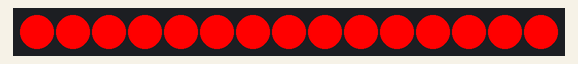
This program was run on a simulated Raspberry Pi Pico running MicroPython. On the bench: 15 RGB LEDs in strip order, left to right.

Above: at 0.1 s.
At 0.6 s:
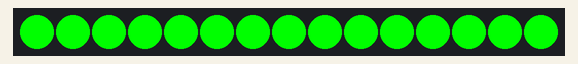
At 1.1 s:
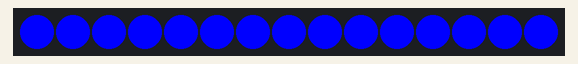
At 1.6 s:
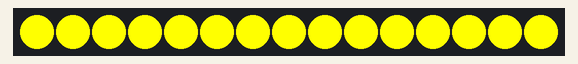
At 2.1 s:
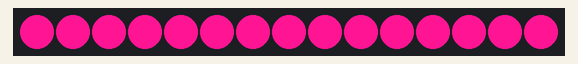

Measured:
- by itself, everything shown: repeats every 2.5 s, in 5 steps
- what the display in image 1 shows lasts 0.5 s, from 0.5 s to 1.0 s

The program:

Day_12a.py
```python
'''
LED strip - lighting LEDs
'''

# Imports
from machine import Pin, ADC
from neopixel import NeoPixel
import time
import random

# Set up Pins
# Button
# Potentiometer

# LED details
num_leds = 15
GPIO_number = 28

# Define the LED pin number and number of LEDs
strand = NeoPixel(Pin(GPIO_number), num_leds)

# Set up colours
red = 255, 0, 0
green = 0,255,0
blue = 0,0,255
yellow = 255,255,0
pink = 255,20,147
off = 0, 0, 0

# colour list
colours = [red, green, blue, yellow, pink]

while True:

    #for led in range(num_leds):
    for colour in colours:

        #r = random.randint(0, 255)
        #g = random.randint(0, 255)
        #b = random.randint(0, 255)

        #strand[led] = (r, g, b)
        strand.fill((colour))

        strand.write()

        time.sleep(0.5)
```
